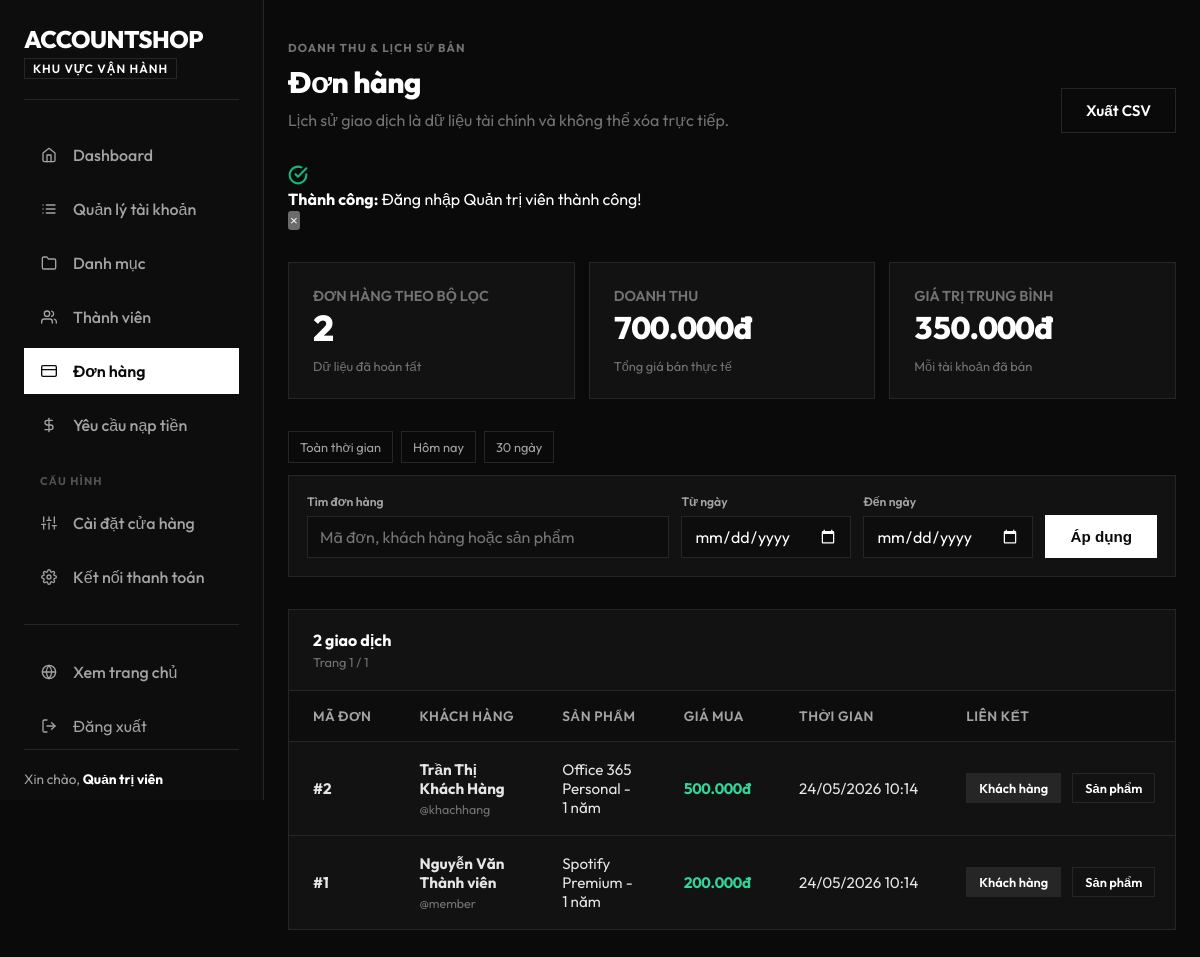
/admin/crud/orders/list.php (signed in), run on the app's committed database.
### tables this page shows
CREATE TABLE orders (
  id INT AUTO_INCREMENT PRIMARY KEY,
  user_id INT NOT NULL,
  account_id INT NOT NULL,
  price DECIMAL(15,0) NOT NULL,
  product_name VARCHAR(200) DEFAULT NULL,
  product_category VARCHAR(100) DEFAULT NULL,
  delivered_credentials TEXT DEFAULT NULL,
  created_at DATETIME DEFAULT CURRENT_TIMESTAMP,
  UNIQUE KEY uniq_orders_account (account_id),
  FOREIGN KEY (user_id) REFERENCES users(id) ON DELETE CASCADE,
  FOREIGN KEY (account_id) REFERENCES accounts(id) ON DELETE RESTRICT
);

CREATE TABLE users (
  id INT AUTO_INCREMENT PRIMARY KEY,
  username VARCHAR(50) NOT NULL UNIQUE,
  password VARCHAR(255) NOT NULL,
  fullname VARCHAR(100) NOT NULL,
  role ENUM('admin', 'user') DEFAULT 'user',
  is_active TINYINT(1) NOT NULL DEFAULT 1,
  balance DECIMAL(15,0) NOT NULL DEFAULT 0,
  created_at DATETIME DEFAULT CURRENT_TIMESTAMP
);

### includes/settings.php (called while the page is built, shortened)
<?php
function load_app_settings(PDO $pdo): array
{
    $rows = $pdo->query('SELECT setting_key, setting_value FROM settings')->fetchAll();
    $settings = [];
    foreach ($rows as $row) {
        $settings[$row['setting_key']] = $row['setting_value'];
    }
    return $settings;
}
function app_setting(string $key, $default = null)
{
    global $settingsMap;
    return array_key_exists($key, $settingsMap ?? []) ? $settingsMap[$key] : $default;
}
function app_setting_int(string $key, int $default, int $minimum = 0, ?int $maximum = null): int
{
    $value = filter_var(app_setting($key, $default), FILTER_VALIDATE_INT);
    $value = $value === false ? $default : $value;
    $value = max($minimum, $value);
    return $maximum === null ? $value : min($maximum, $value);
}

### config/db.php (called while the page is built, shortened)
<?php
require_once __DIR__ . '/../includes/helpers.php';
require_once __DIR__ . '/../includes/settings.php';
$host = getenv('DB_HOST') ?: 'localhost';
$port = getenv('DB_PORT') ?: '3306';
$dbname = getenv('DB_NAME') ?: 'account_shop';
$username = getenv('DB_USER') ?: 'root';
$password = getenv('DB_PASS') !== false ? getenv('DB_PASS') : '';
try {
    $pdo = new PDO("mysql:host=$host;port=$port;dbname=$dbname;charset=utf8mb4", $username, $password);
    $pdo->setAttribute(PDO::ATTR_ERRMODE, PDO::ERRMODE_EXCEPTION);
    $pdo->setAttribute(PDO::ATTR_DEFAULT_FETCH_MODE, PDO::FETCH_ASSOC);
    try {
        $settingsMap = load_app_settings($pdo);
    } catch (Exception $e) {
        $settingsMap = [];
    }
} catch (PDOException $e) {
    error_log('Database connection failed: ' . $e->getMessage());
    http_response_code(503);
    die('Hệ thống đang bảo trì kết nối dữ liệu. Vui lòng thử lại sau.');
}
?>

### admin/config/db.php (called while the page is built)
<?php
require_once __DIR__ . '/../../config/db.php';
?>

### admin/crud/orders/orders.php (called while the page is built, shortened)
<?php
require_once __DIR__ . '/../../config/db.php';
function buildOrderFilters(string $search, string $dateFrom, string $dateTo): array
{
    $where = [];
    $params = [];
    return [$where ? ' WHERE ' . implode(' AND ', $where) : '', $params];
}
function getFilteredOrders(PDO $pdo, string $search, string $dateFrom, string $dateTo, int $limit, int $offset): array
{
    [$whereSql, $params] = buildOrderFilters($search, $dateFrom, $dateTo);
    $fromSql = ' FROM orders o LEFT JOIN users u ON o.user_id = u.id LEFT JOIN accounts a ON o.account_id = a.id LEFT JOIN categories c ON a.category_id = c.id ';
    $summaryStmt = $pdo->prepare('SELECT COUNT(*) AS total, COALESCE(SUM(o.price), 0) AS revenue, COALESCE(AVG(o.price), 0) AS average' . $fromSql . $whereSql);
    $summaryStmt->execute($params);
    $summary = $summaryStmt->fetch();
    $stmt = $pdo->prepare(
        'SELECT o.*, u.username, u.fullname AS user_fullname,
                COALESCE(o.product_name, a.name) AS account_name,
                COALESCE(o.product_category, c.name) AS product_category,
                COALESCE(o.delivered_credentials, a.account_detail) AS delivered_credentials' .
        $fromSql . $whereSql . ' ORDER BY o.id DESC LIMIT ' . $limit . ' OFFSET ' . $offset
    );
    $stmt->execute($params);
    return ['rows' => $stmt->fetchAll(), 'summary' => $summary];
}

### includes/helpers.php (called while the page is built, shortened)
<?php
function order_product_name(array $order): string
{
    $name = trim((string) ($order['product_name'] ?? ''));
    if ($name !== '') {
        return $name;
    }
    return trim((string) ($order['account_name'] ?? '')) ?: 'Sản phẩm không còn dữ liệu';
}

### admin/crud/orders/list.php (the view, shortened to what this page needs)
<?php
require_once __DIR__ . '/orders.php';
require_once __DIR__ . '/../../../includes/flash.php';
$search = trim($_GET['search'] ?? '');
$dateFrom = preg_match('/^\d{4}-\d{2}-\d{2}$/', $_GET['date_from'] ?? '') ? $_GET['date_from'] : '';
$dateTo = preg_match('/^\d{4}-\d{2}-\d{2}$/', $_GET['date_to'] ?? '') ? $_GET['date_to'] : '';
$page = max(1, (int) ($_GET['page'] ?? 1));
$pageSize = app_setting_int('admin_page_size', 20, 10, 100);
$result = getFilteredOrders($pdo, $search, $dateFrom, $dateTo, $pageSize, ($page - 1) * $pageSize);
$summary = $result['summary'];
$totalPages = max(1, (int) ceil($summary['total'] / $pageSize));
$orders = $result['rows'];
$today = date('Y-m-d');
$last30Days = date('Y-m-d', strtotime('-29 days'));
?>
<!DOCTYPE html>
<html lang="vi">
<head>
    <link rel="stylesheet" href="../../../assets/admin/css/admin.css">
</head>
<body>
<div class="admin-layout">
    <?php include __DIR__ . '/../../sidebar.php'; ?>
    <main class="main-content">
        <header class="topbar admin-page-heading">
            <div><span class="eyebrow">Doanh thu & lịch sử bán</span><h1>Đơn hàng</h1><p>Lịch sử giao dịch là dữ liệu tài chính và không thể xóa trực tiếp.</p></div>
            <a class="btn btn-secondary" href="?<?= http_build_query(['search' => $search, 'date_from' => $dateFrom, 'date_to' => $dateTo, 'export' => 'csv']) ?>">Xuất CSV</a>
        </header>
        <div class="content-body">
            <?= render_flash() ?>
            <section class="stats-grid stats-grid-compact">
                <article class="stat-card"><span class="stat-label">Đơn hàng theo bộ lọc</span><strong class="stat-number"><?= number_format($summary['total']) ?></strong><span class="stat-meta">Dữ liệu đã hoàn tất</span></article>
                <article class="stat-card"><span class="stat-label">Doanh thu</span><strong class="stat-number stat-number-money"><?= number_format($summary['revenue'], 0, ',', '.') ?>đ</strong><span class="stat-meta">Tổng giá bán thực tế</span></article>
                <article class="stat-card"><span class="stat-label">Giá trị trung bình</span><strong class="stat-number stat-number-money"><?= number_format($summary['average'], 0, ',', '.') ?>đ</strong><span class="stat-meta">Mỗi tài khoản đã bán</span></article>
            </section>
            <div class="quick-filter-row">
                <a href="list.php" class="filter-chip-link">Toàn thời gian</a>
                <a href="?<?= http_build_query(['date_from' => $today, 'date_to' => $today]) ?>" class="filter-chip-link">Hôm nay</a>
                <a href="?<?= http_build_query(['date_from' => $last30Days, 'date_to' => $today]) ?>" class="filter-chip-link">30 ngày</a>
            </div>
            <form method="GET" class="toolbar-card">
                <div class="toolbar-search"><label for="search">Tìm đơn hàng</label><input id="search" name="search" type="search" value="<?= htmlspecialchars($search) ?>" placeholder="Mã đơn, khách hàng hoặc sản phẩm"></div>
                <div class="toolbar-field"><label for="date_from">Từ ngày</label><input id="date_from" name="date_from" type="date" value="<?= htmlspecialchars($dateFrom) ?>"></div>
                <div class="toolbar-field"><label for="date_to">Đến ngày</label><input id="date_to" name="date_to" type="date" value="<?= htmlspecialchars($dateTo) ?>"></div>
                <button type="submit" class="btn btn-primary">Áp dụng</button>
            </form>
            <section class="table-card">
                <div class="table-card-header"><div><h2><?= number_format($summary['total']) ?> giao dịch</h2><p>Trang <?= $page ?> / <?= $totalPages ?></p></div></div>
                <div class="table-scroll">
                    <table class="data-table">
                        <thead><tr><th>Mã đơn</th><th>Khách hàng</th><th>Sản phẩm</th><th>Giá mua</th><th>Thời gian</th><th>Liên kết</th></tr></thead>
                        <tbody>
                        <?php foreach ($orders as $order): ?>
                            <tr>
                                <td><strong>#<?= $order['id'] ?></strong></td>
                                <td><strong><?= htmlspecialchars($order['user_fullname'] ?? 'Tài khoản đã xóa') ?></strong><span class="table-subtext">@<?= htmlspecialchars($order['username'] ?? 'không còn dữ liệu') ?></span></td>
                                <td><?= htmlspecialchars(order_product_name($order)) ?></td>
                                <td class="money-positive"><?= number_format($order['price'], 0, ',', '.') ?>đ</td>
                                <td><?= date('d/m/Y H:i', strtotime($order['created_at'])) ?></td>
                                <td class="actions">
                                    <?php if ($order['user_id']): ?><a class="btn btn-small btn-edit" href="../users/update.php?id=<?= $order['user_id'] ?>">Khách hàng</a><?php endif; ?>
                                    <?php if ($order['account_id'] && $order['account_name']): ?><a class="btn btn-small btn-secondary" href="../accounts/update.php?id=<?= $order['account_id'] ?>">Sản phẩm</a><?php endif; ?>
                                </td>
                            </tr>
                        <?php endforeach; ?>
                        </tbody>
                    </table>
                </div>
            </section>
        </div>
    </main>
</div>
</body>
</html>

### data on the page
orders: id "2", user.fullname "Trần Thị Khách Hàng", user.username "khachhang", product_name "Office 365 Personal - 1 năm", price "500.000", created_at "24/05/2026 10:14"
orders: id "1", user.fullname "Nguyễn Văn Thành viên", user.username "member", product_name "Spotify Premium - 1 năm", price "200.000", created_at "24/05/2026 10:14"

### other printed values
SITE_SHORT_NAME "ACCOUNTSHOP"
$_SESSION['admin_fullname'] "Quản trị viên"
$success "Đăng nhập Quản trị viên thành công!"
$summary['total'] "2"
$summary['revenue'] "700.000"
$summary['average'] "350.000"
$page "1"
$totalPages "1"
